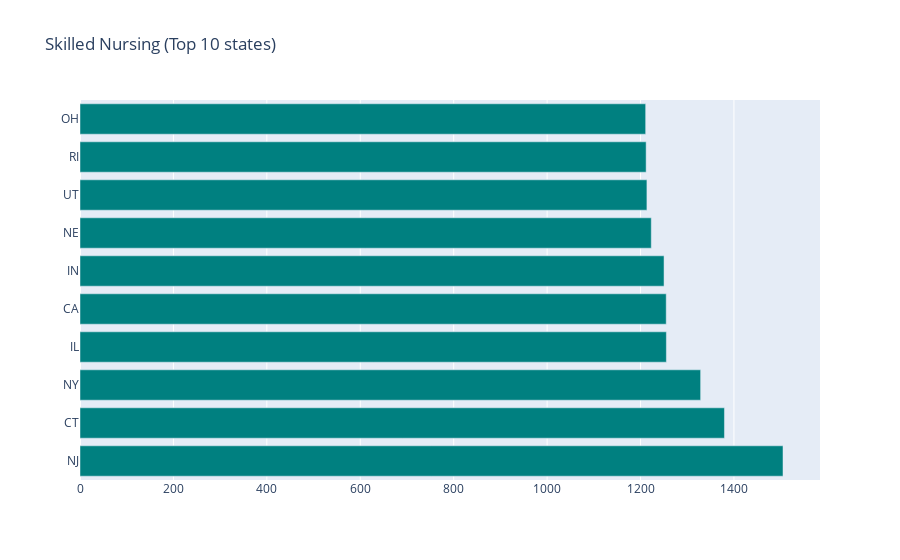

Here is the notebook cell this chart was saved with:
### Code cell
import plotly.graph_objects as go
fig = go.Figure(
    go.Bar(x = skilled_nursing_pivot_top_ten['Avg Spndg Per EP State'],
        y = skilled_nursing_pivot_top_ten['State'],
        orientation = 'h',
        marker=dict( color='teal'),
        name= 'Skilled nursing (Top Ten)'
    )
    )
fig.update_layout(title_text='Skilled Nursing (Top 10 states)')
fig.show()

### Figure 1 — Plotly figure (JSON) as saved in the notebook; plotly's stock layout.template omitted (floating-point values rounded to 4 significant figures)
{"data": [{"marker": {"color": "teal"}, "name": "Skilled nursing (Top Ten)", "orientation": "h", "type": "bar", "x": [1505, 1380.0, 1329.0, 1255.0, 1255, 1250.0, 1223, 1214.0, 1212, 1211], "y": ["NJ", "CT", "NY", "IL", "CA", "IN", "NE", "UT", "RI", "OH"]}], "layout": {"title": {"text": "Skilled Nursing (Top 10 states)"}}}
